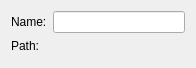
<?xml version="1.0" encoding="UTF-8"?>
<ui version="4.0">
 <class>Utils::WizardPage</class>
 <widget class="QWizardPage" name="Utils::WizardPage">
  <property name="geometry">
   <rect>
    <x>0</x>
    <y>0</y>
    <width>196</width>
    <height>68</height>
   </rect>
  </property>
  <property name="title">
   <string>Choose the location</string>
  </property>
  <layout class="QFormLayout" name="formLayout">
   <item row="0" column="0">
    <widget class="QLabel" name="nameLabel">
     <property name="text">
      <string>Name:</string>
     </property>
    </widget>
   </item>
   <item row="0" column="1">
    <widget class="Utils::FileNameValidatingLineEdit" name="nameLineEdit"/>
   </item>
   <item row="1" column="0">
    <widget class="QLabel" name="pathLabel">
     <property name="text">
      <string>Path:</string>
     </property>
    </widget>
   </item>
   <item row="1" column="1">
    <widget class="Utils::PathChooser" name="pathChooser" native="true"/>
   </item>
  </layout>
 </widget>
 <customwidgets>
  <customwidget>
   <class>Utils::PathChooser</class>
   <extends>QWidget</extends>
   <header>pathchooser.h</header>
   <container>1</container>
  </customwidget>
  <customwidget>
   <class>Utils::FileNameValidatingLineEdit</class>
   <extends>QLineEdit</extends>
   <header>filenamevalidatinglineedit.h</header>
  </customwidget>
 </customwidgets>
 <resources/>
 <connections/>
</ui>
